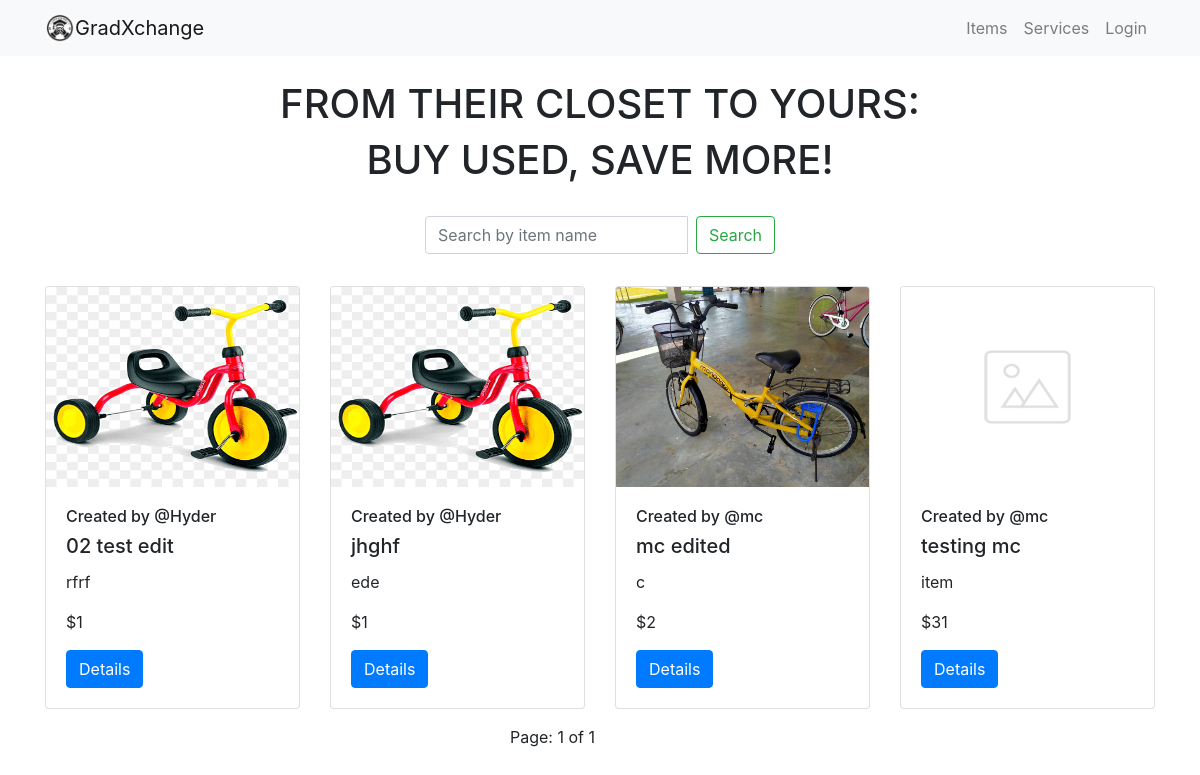
The page / on the database its author committed.
### item/models.py (models this page shows, shortened)
class Item(models.Model):
    item_name = models.CharField(max_length=200)
    item_desc = models.CharField(max_length=200)
    item_price = models.IntegerField()
    item_image = models.ImageField(upload_to='images_item', default="notfound.png")
    created =  models.DateField(auto_now_add=True)
    user_name = models.ForeignKey(User, on_delete=models.CASCADE,default=1)
    liked_by = models.ManyToManyField(settings.AUTH_USER_MODEL, related_name='item_liked',blank= True)

### item/views.py (the view)
# urls.py: path('', item_views.index, name='index'),
def index(request):
    item_list =  Item.objects.all().order_by('item_name',) #change to -created_at later
    item_name = request.GET.get('item_name')
    if item_name != '' and item_name is not None:
        item_list = item_list.filter(item_name__icontains=item_name)
    paginator = Paginator(item_list,4)
    page = request.GET.get('page')
    item_list = paginator.get_page(page)
    return render(request, 'item/index.html', {
        'item_list':item_list, })

### item/templates/item/index.html (shortened to what this page needs)
{% extends 'item/base.html' %}
{% block body %}
<div class="container mt-4 ">
    <div class="text-center ">
        <h1>FROM THEIR CLOSET TO YOURS:</h1>
        <h1>BUY USED, SAVE MORE!</h1>
    </div>
    <div class="row justify-content-center">
        <div class="col-md-4">
            <form class="form-inline my-4">
                <div class="input-group">
                    <input class="form-control mr-sm-2" type="search" name="item_name" placeholder="Search by item name"
                        aria-label="Search">
                    <button class="btn btn-outline-success my-2 my-sm-0" type="submit">Search</button>
                </div>
            </form>
        </div>
    </div>
</div>
<div class="container mt-2">
    <div class="row">
        {% for item in item_list %}
        <div class="col-md-3 mb-3 justify-content-center">
            <div class="card">
                <img class="card-img-top" height="200px" src="{{ item.item_image.url }}" />
                <div class="card-body">
                    <h6>Created by @{{item.user_name}}</h6>
                    <h5 class="card-title">{{item.item_name}}</h5>
                    <p class="card-text">{{item.item_desc}}</p>
                    <p class="card-text"> ${{item.item_price}}</p>
                    <a href="{% url 'item:detail' item.id %}" class="btn btn-primary">Details</a>
                </div>
            </div>
        </div>
        {% endfor %}
    </div>
    <div class="row">
        <div class="col-md-5 offset-md-3">
            <ul class="pagination justify-content-center">
                <li class="page-item ">Page: {{ item_list.number }} of {{ item_list.paginator.num_pages}}</li>
            </ul>
        </div>
    </div>
</div>
{% endblock %}

### rows shown on the page
Item: item_image (picture), user_name "Hyder", item_name "02 test edit", item_desc "rfrf", item_price "1"
Item: item_image (picture), user_name "Hyder", item_name "jhghf", item_desc "ede", item_price "1"
Item: item_image (picture), user_name "mc", item_name "mc edited", item_desc "c", item_price "2"
Item: item_image (picture), user_name "mc", item_name "testing mc", item_desc "item", item_price "31"

### other values the page prints
{{ item_list.number }} "1"
{{ item_list.paginator.num_pages }} "1"
